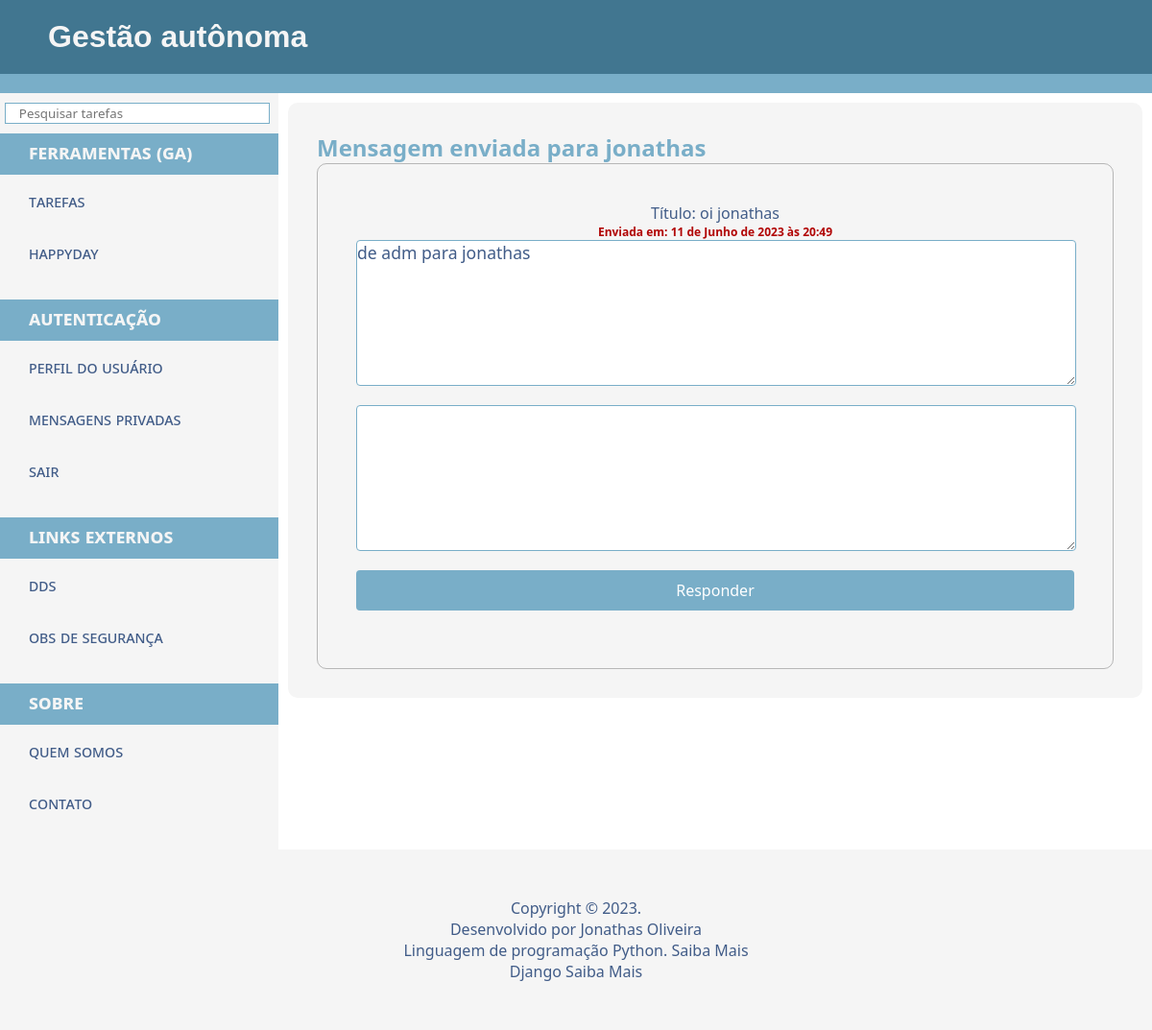
The app's page /messages/1/ (signed in) with its own data.
### accounts/models.py (models this page shows, shortened)
class Message(models.Model):
    sender = models.ForeignKey(get_user_model(), on_delete=models.PROTECT, related_name='mensagens_enviadas', default=get_user_model())
    addressee = models.ForeignKey(User, related_name='mensagens_recebidas', on_delete=models.CASCADE)
    title = models.CharField(max_length=100)
    content = models.TextField()
    send_date = models.DateTimeField(auto_now_add=True)

### accounts/views.py (the view)
# urls.py: path('messages/<int:id>/', views.messageView, name='msg'),
@login_required
def messageView(request, id):
    message = get_object_or_404(Message, pk=id)
    return render(request, 'message.html', {'mp': message})

### main/context_global.py (called while the page is built)
def pic_global(request):
    profile = None
    if request.user.is_authenticated:
        if UserProfile.objects.filter(user=request.user).exists():
            profile = UserProfile.objects.get(user=request.user)
    return {'profile': profile}

### accounts/templates/message.html (shortened to what this page needs)
{% extends 'base.html' %}
{% block main %}
<article>
    <h1>Mensagem enviada para {{ mp.addressee }}</h1>
    <div class="box-out">
        <p>Título: {{ mp.title }}</p>
        <h6 class="dateEnd">Enviada em: {{ mp.send_date }}</h6>
        <textarea cols="30" rows="10" readonly>{{ mp.content }}</textarea>
        <textarea name="resposta" cols="30" rows="10"></textarea>
        <input type="submit" value="Responder">
    </div>
</article>
{% endblock %}

### main/templates/static/css/style.css (style rules this page uses)
* { font-family: 'Segoe UI', Tahoma, Geneva, Verdana, sans-serif; padding: 0; margin: 0; color: #415C88; }
h1 { color: #79AEC8; }
body { display: flex; flex-direction: column; min-height: 100vh; background-color: white; }
article { background-color: whitesmoke; border-radius: 10px; margin: 10px; padding: 30px; }
article p { text-align: center; }
.box-out { display: flex; flex-direction: column; align-items: center; padding: 40px; border: 1px solid rgba(0, 0, 0, 0.253); border-radius: 10px; }
.dateEnd { text-align: right; color: #b10404; font-size: 12px; }
input, select { width: 100%; padding: 10px 0px; background-color: white; border: 1px solid #79AEC8; border-radius: 4px; margin-bottom: 20px; box-sizing: border-box; }
input[type="submit"] { width: 100%; padding: 10px; background-color: #79AEC8; color: #fff; border: none; border-radius: 4px; cursor: pointer; font-size: 16px; }
textarea { font-size: 1.1em; background-color: #ffff; margin: auto; width: 100%; height: 150px; border: 1px solid #79AEC8;; border-radius: 4px; margin-bottom: 20px; }

### records on screen
Message: addressee "jonathas", title "oi jonathas", send_date "11 de Junho de 2023 às 20:49", content "de adm para jonathas"
